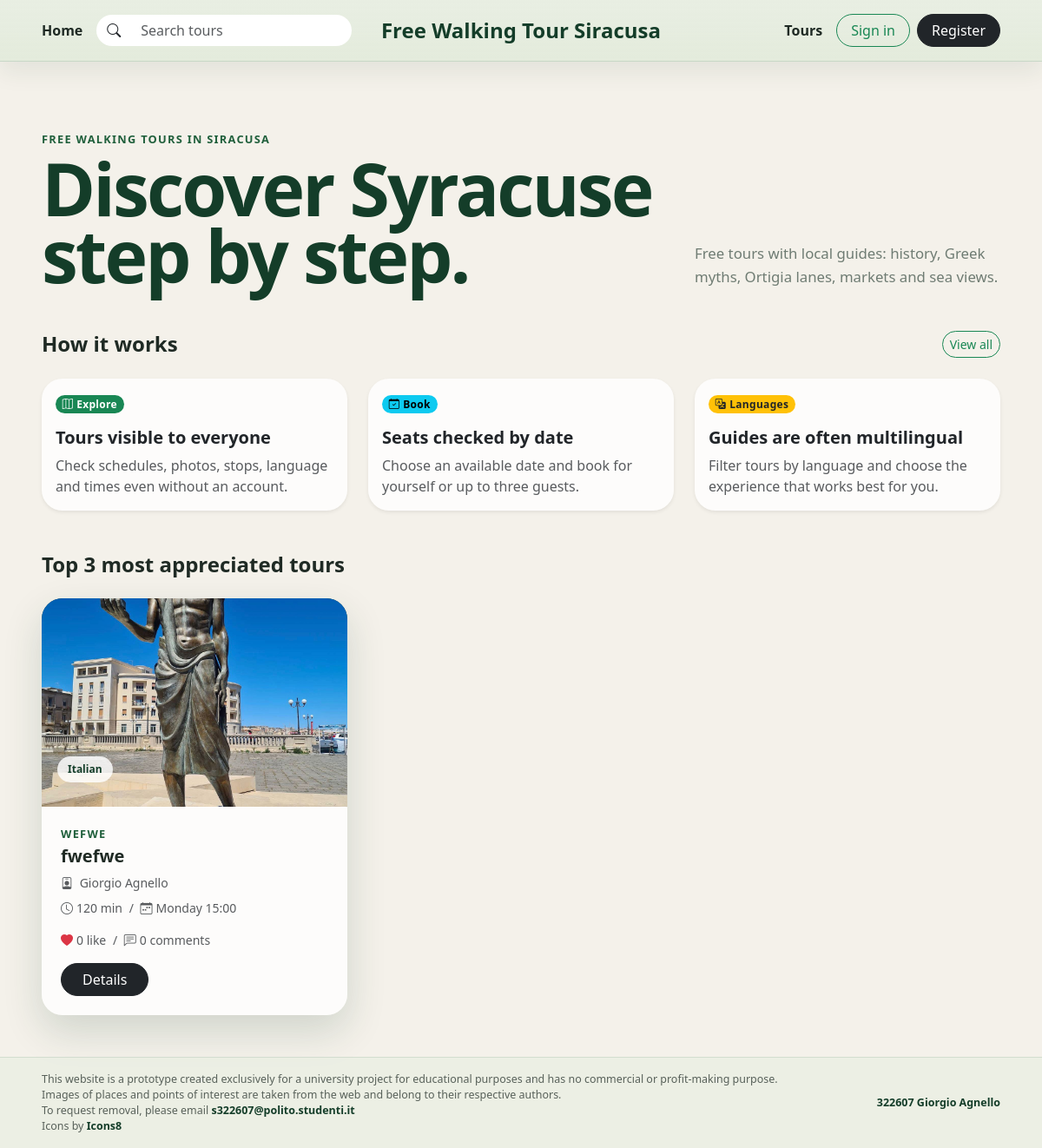
The page / on the database its author committed.
### tables this page shows
CREATE TABLE tour_photos (
    id INTEGER PRIMARY KEY AUTOINCREMENT,
    tour_id INTEGER NOT NULL,
    path TEXT NOT NULL,
    position INTEGER NOT NULL,
    FOREIGN KEY (tour_id) REFERENCES tours (id) ON DELETE CASCADE,
    UNIQUE (tour_id, position)
);

CREATE TABLE tours (
    id INTEGER PRIMARY KEY AUTOINCREMENT,
    guide_id INTEGER NOT NULL,
    title TEXT NOT NULL,
    theme TEXT NOT NULL,
    meeting_point TEXT NOT NULL,
    duration_mins INTEGER NOT NULL CHECK (duration_mins > 0),
    language TEXT NOT NULL,
    max_participants INTEGER NOT NULL CHECK (max_participants > 0),
    description TEXT NOT NULL,
    created_at TEXT NOT NULL DEFAULT CURRENT_TIMESTAMP,
    FOREIGN KEY (guide_id) REFERENCES users (id) ON DELETE CASCADE
);

CREATE TABLE users (
    id INTEGER PRIMARY KEY AUTOINCREMENT,
    first_name TEXT NOT NULL,
    last_name TEXT NOT NULL,
    email TEXT NOT NULL,
    password TEXT NOT NULL,
    role TEXT NOT NULL CHECK (role IN ('guide', 'participant')),
    languages TEXT,
    created_at TEXT NOT NULL DEFAULT CURRENT_TIMESTAMP,
    UNIQUE (email, role)
);

### app.py (the view)
@app.route("/")
def index():
    conn = get_db_connection()
    tours = sorted(
        filtered_tours(conn, {}),
        key=lambda item: (item["like_count"], item["comment_count"], item["id"]),
        reverse=True,
    )[:3]
    conn.close()
    return render_template("index.html", tours=tours)

### app.py (called while the page is built)
@app.context_processor
def inject_constants():
    return {
        "LANGUAGES": LANGUAGES,
        "WEEKDAYS": WEEKDAYS,
        "WEEKDAY_NAMES": WEEKDAY_NAMES,
        "DURATION_FILTERS": DURATION_FILTERS,
        "MIN_TOUR_STOPS": MIN_TOUR_STOPS,
    }

def get_schedules(conn, tour_id):
    return conn.execute(
        "SELECT * FROM tour_schedule WHERE tour_id = ? ORDER BY weekday",
        (tour_id,),
    ).fetchall()

def format_schedule(schedules):
    return ", ".join(f"{WEEKDAY_NAMES[row['weekday']]} {row['start_time']}" for row in schedules)

def primary_photo(conn, tour_id):
    photo = conn.execute(
        "SELECT path FROM tour_photos WHERE tour_id = ? ORDER BY position LIMIT 1",
        (tour_id,),
    ).fetchone()
    return photo["path"] if photo else "/static/assets/img/favicon.png"

def tour_like_count(conn, tour_id):
    row = conn.execute(
        "SELECT COUNT(*) AS total FROM tour_likes WHERE tour_id = ?",
        (tour_id,),
    ).fetchone()
    return row["total"]

def tour_comment_count(conn, tour_id):
    row = conn.execute(
        "SELECT COUNT(*) AS total FROM comments WHERE tour_id = ?",
        (tour_id,),
    ).fetchone()
    return row["total"]

def current_user_liked(conn, tour_id):
    if not current_user.is_authenticated:
        return False
    row = conn.execute(
        "SELECT 1 FROM tour_likes WHERE tour_id = ? AND user_id = ?",
        (tour_id, current_user.id),
    ).fetchone()
    return row is not None

def tour_has_active_reservations(conn, tour_id):
    row = conn.execute(
        """
        SELECT COUNT(*) AS total
        FROM reservations
        WHERE tour_id = ? AND status = 'booked'
        """,
        (tour_id,),
    ).fetchone()
    return row["total"] > 0

def enrich_tour(conn, row, selected_date=None):
    tour = dict(row)
    tour["schedule"] = get_schedules(conn, tour["id"])
    tour["schedule_label"] = format_schedule(tour["schedule"])
    tour["primary_photo"] = primary_photo(conn, tour["id"])
    tour["can_edit"] = not tour_has_active_reservations(conn, tour["id"])
    tour["like_count"] = tour_like_count(conn, tour["id"])
    tour["comment_count"] = tour_comment_count(conn, tour["id"])
    tour["is_liked"] = current_user_liked(conn, tour["id"])
    if selected_date:
        schedule = get_schedule_for_date(conn, tour["id"], selected_date)
        tour["selected_seats_left"] = available_places(conn, tour, selected_date) if schedule else None
    return tour

### templates/index.html
{% extends 'base.html' %}
{% block content %}
<main class="container-fluid px-3 px-lg-5 py-4 py-lg-5">
  <section class="homepage-intro mb-4 mb-lg-5">
    <div class="row align-items-end g-4">
      <div class="col-lg-8">
        <p class="section-label mb-2">Free walking tours in Siracusa</p>
        <h1 class="homepage-title mb-0">Discover Syracuse step by step.</h1>
      </div>
      <div class="col-lg-4">
        <p class="homepage-text mb-0">
          Free tours with local guides: history, Greek myths, Ortigia lanes,
          markets and sea views.
        </p>
      </div>
    </div>
  </section>
  <section class="home-highlights mb-4 mb-lg-5" aria-labelledby="highlights-title">
    <div class="d-flex justify-content-between align-items-center mb-3 mb-lg-4">
      <h2 id="highlights-title" class="h4 fw-bold mb-0">How it works</h2>
      <a class="btn btn-sm btn-outline-success rounded-pill" href="{{ url_for('tours') }}">View all</a>
    </div>
    <div class="row row-cols-1 row-cols-md-3 g-3 g-lg-4">
      <div class="col">
        <article class="card h-100 border-0 shadow-sm">
          <div class="card-body">
            <span class="badge rounded-pill text-bg-success mb-3"><i class="bi bi-map me-1"></i>Explore</span>
            <h3 class="h5 fw-bold">Tours visible to everyone</h3>
            <p class="text-body-secondary mb-0">Check schedules, photos, stops, language and times even without an account.</p>
          </div>
        </article>
      </div>
      <div class="col">
        <article class="card h-100 border-0 shadow-sm">
          <div class="card-body">
            <span class="badge rounded-pill text-bg-info mb-3"><i class="bi bi-calendar-check me-1"></i>Book</span>
            <h3 class="h5 fw-bold">Seats checked by date</h3>
            <p class="text-body-secondary mb-0">Choose an available date and book for yourself or up to three guests.</p>
          </div>
        </article>
      </div>
      <div class="col">
        <article class="card h-100 border-0 shadow-sm">
          <div class="card-body">
            <span class="badge rounded-pill text-bg-warning text-dark mb-3"><i class="bi bi-translate me-1"></i>Languages</span>
            <h3 class="h5 fw-bold">Guides are often multilingual</h3>
            <p class="text-body-secondary mb-0">Filter tours by language and choose the experience that works best for you.</p>
          </div>
        </article>
      </div>
    </div>
  </section>
  <section aria-labelledby="tours-title">
    <div class="d-flex justify-content-between align-items-center mb-3 mb-lg-4">
      <h2 id="tours-title" class="h4 fw-bold mb-0">Top 3 most appreciated tours</h2>
    </div>
    <div class="row g-3 g-lg-4">
      {% for tour in tours %}
        <div class="col-12 col-md-6 col-xl-4">
          <article class="tour-preview-card">
            <a href="{{ url_for('tour_detail', id=tour.id) }}" class="tour-preview-media">
              <img src="{{ tour.primary_photo }}" alt="{{ tour.title }}">
              <span class="category-badge">{{ tour.language }}</span>
            </a>
            <div class="tour-preview-body">
              <p class="section-label mb-1">{{ tour.theme }}</p>
              <h3 class="h5 fw-bold mb-2">{{ tour.title }}</h3>
              <p class="small text-muted mb-2">
                <i class="bi bi-person-badge me-1"></i>
                {{ tour.guide_first_name }} {{ tour.guide_last_name }}
              </p>
              <p class="small text-muted mb-3">
                <i class="bi bi-clock me-1"></i>{{ tour.duration_mins }} min
                <span class="mx-1">/</span>
                <i class="bi bi-calendar-week me-1"></i>{{ tour.schedule_label }}
              </p>
              <p class="small text-muted mb-3">
                <i class="bi bi-heart-fill text-danger me-1"></i>{{ tour.like_count }} like
                <span class="mx-1">/</span>
                <i class="bi bi-chat-left-text me-1"></i>{{ tour.comment_count }} comments
              </p>
              <a class="btn btn-dark rounded-pill px-4" href="{{ url_for('tour_detail', id=tour.id) }}">Details</a>
            </div>
          </article>
        </div>
      {% else %}
        <div class="col">
          <p class="text-muted">No tours available right now.</p>
        </div>
      {% endfor %}
    </div>
  </section>
</main>
{% endblock %}

### static/assets/css/style.css (style rules this page uses)
:root { --brand-green: #1f5f3b; --brand-green-dark: #143d29; --page-bg: #f4f1ea; --surface: #ffffff; --text-main: #1f2a24; --soft-shadow: 0 18px 45px rgba(20, 61, 41, 0.16); }
body { display: flex; flex-direction: column; min-height: 100vh; background-color: var(--page-bg); color: var(--text-main); font-family: system-ui, -apple-system, BlinkMacSystemFont, "Segoe UI", sans-serif; }
a { text-decoration: none; }
.homepage-intro { padding-top: 24px; }
.section-label { color: var(--brand-green); font-size: 0.8rem; font-weight: 800; letter-spacing: 0.08rem; text-transform: uppercase; }
.homepage-title { max-width: 760px; font-size: clamp(2.6rem, 7vw, 5.8rem); font-weight: 850; line-height: 0.92; letter-spacing: -0.18rem; color: var(--brand-green-dark); }
.homepage-text { max-width: 460px; color: #6f7c73; font-size: 1.05rem; line-height: 1.6; }
.home-highlights .card { border-radius: 24px; background: rgba(255, 255, 255, 0.8); overflow: hidden; transition: transform 180ms ease, box-shadow 180ms ease; }
.home-highlights .badge { letter-spacing: 0.02rem; }
.category-badge { display: inline-block; margin-bottom: 10px; padding: 6px 12px; border-radius: 999px; color: var(--brand-green-dark); background-color: rgba(255, 255, 255, 0.82); font-size: 0.75rem; font-weight: 700; }
.tour-preview-card { height: 100%; overflow: hidden; border-radius: 24px; background: rgba(255, 255, 255, 0.82); box-shadow: var(--soft-shadow); }
.tour-preview-media { position: relative; display: block; height: 240px; overflow: hidden; background: var(--brand-green-dark); }
.tour-preview-media img { width: 100%; height: 100%; object-fit: cover; transition: transform 260ms ease; }
.tour-preview-media .category-badge { position: absolute; left: 18px; bottom: 18px; z-index: 2; }
.tour-preview-body { padding: 22px; }

### rows shown on the page
tour_photos: primary_photo (picture)
tours: language "Italian", theme "WEFWE", title "fwefwe"
users: guide_first_name "Giorgio", guide_last_name "Agnello"

### other values the page prints
{{ tour.duration_mins }} "120"
{{ tour.schedule_label }} "Monday 15:00"
{{ tour.like_count }} "0"
{{ tour.comment_count }} "0"
